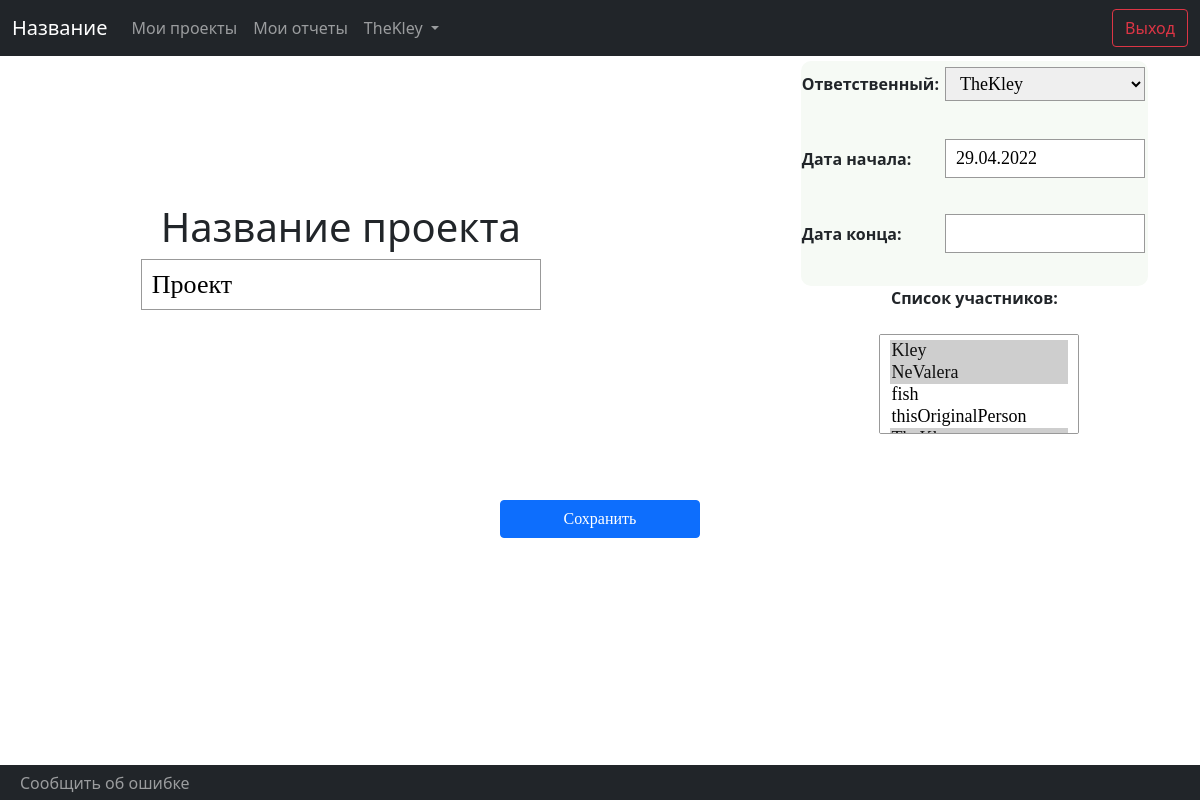
Before: /TeleBot/project/4/change/ (signed in) with the older database file.
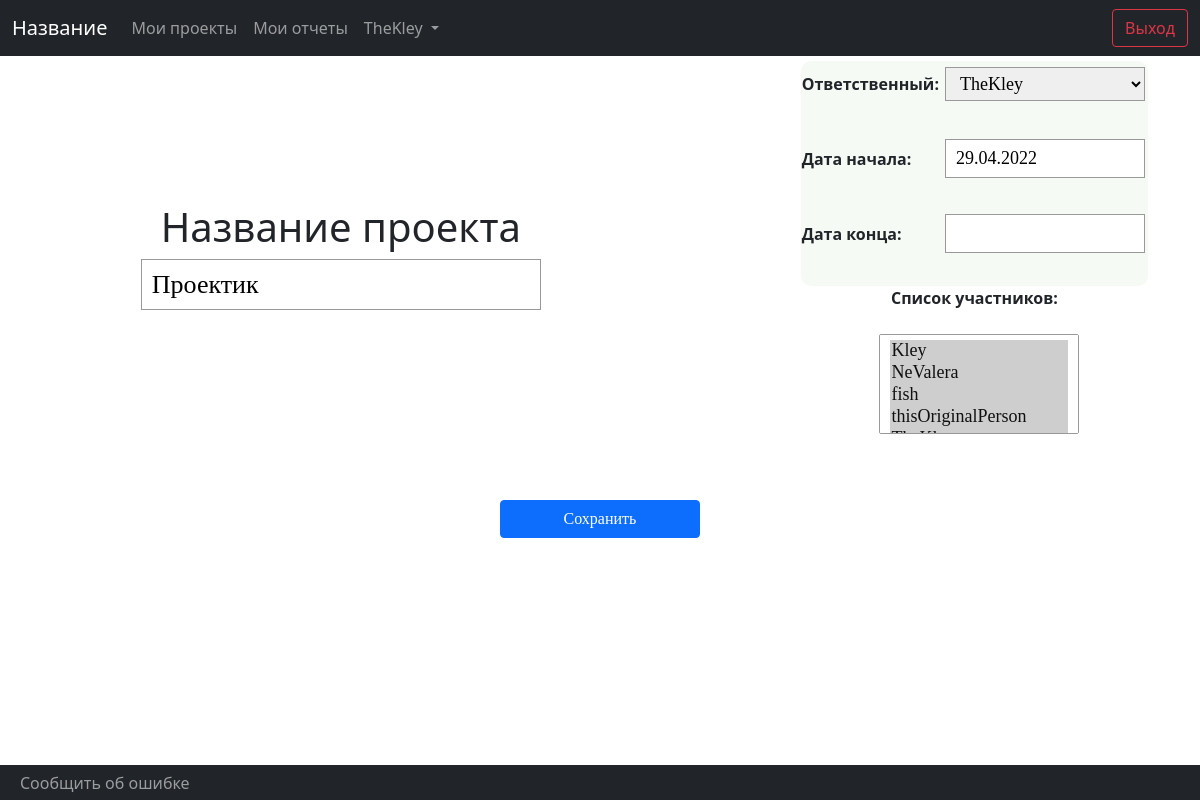
After: the same page with the newer database file.
### Projects/models.py (models this page shows, shortened)
class Project(models.Model):
	name = models.TextField(unique = True, max_length=200)
	start_date = models.DateField(default = datetime.now, null=True, blank=True)
	end_date = models.DateField(null=True, blank=True)
	users = models.ManyToManyField(User)
	responsible_user = models.ForeignKey(User, related_name="responsible", on_delete=models.SET_NULL, null=True)

### Projects/views.py (the view)
# urls.py: urlpatterns += [re_path(r'^project/(?P<pk>\d+)/change/$', Projects.views.project_change, name = "project-change")]
@user_passes_test(User.is_verified)
def project_change(request, pk):
	try:
		project=Project.objects.get(pk=pk)
	except Project.DoesNotExist:
		raise Http404("Такого персонажа не существует!")
	if request.user.is_staff or request.user == project.responsible_user:
		if request.method == 'POST':
			form = ProjectModelForm(request.POST, instance=project)
			if form.is_valid():
				print("i am here")
				project.name = form.cleaned_data['name']
				for user in form.cleaned_data['users']:
					project.users.add(user)
				project.responsible_user = form.cleaned_data['responsible_user']
				if project.responsible_user not in form.cleaned_data['users']:
					project.users.add(project.responsible_user)
				project.start_date = form.cleaned_data['start_date']
				project.end_date = form.cleaned_data['end_date']
				project.save()
				return HttpResponseRedirect(reverse('project-detail', args=[project.pk]))
			print("Ya ne tam")
		else:
			form = ProjectModelForm(instance=project)
	else:
		return HttpResponseRedirect(reverse('projects'))
	return render(request, 'Projects/project_form.html', context = {'available_users': User.objects.all().filter(is_active=True), 'selected_users': project.users.all(), 'form': form})

### Projects/forms.py
class ProjectModelForm(ModelForm):
	class Meta:
		model = Project
		fields = '__all__'

### Users/models.py (called while the page is built)
	def __str__(self):
		return self.username

	def get_absolute_url(self):
		return reverse('user-detail', args=[str(self.telegram_id)])

	def is_verified(self):
		return (self.is_active) or (self.is_staff)

### TeleBot/templates/Projects/project_form.html (shortened to what this page needs)
{% extends "index.html" %}
{% load static %}
{% block content %}
  <link href="https://cdn.jsdelivr.net/npm/bootstrap@5.1.3/dist/css/bootstrap.min.css" rel="stylesheet">
    <form action="" method="post">
		<table class="empty" align = center width = 100% >
			<tr class="empty">
				<td class="empty" width = 55% align = center>
					<h1 align = center>Название проекта</h1>
					<input type="text" name="name" maxlength="200" required="" id="id_name" class = "project" value={%if form.name.value %} {{form.name.value}} {% endif %}>
				</td>
				<td class="empty" width ="10%"></td>
				<td class="empty" width ="35%">
					<table class="empty" align=center  style="background:#f6faf5;border-radius: 10px;">
						<tr class="empty" height="45px">
							<td><b>Ответственный: </b></td><td>{{form.responsible_user}} </select></td>
						</tr>
                        <tr class="empty" height="30px"><td></td>
                        <td>{{form.responsible_user.errors}}</td>
                        </tr>
						<tr class="empty" height ="45px">
							<td><b>Дата начала:</b></td><td>{{form.start_date}}</td>
						</tr>
                        <tr class="empty" height="30px"><td></td>
                        <td>{{form.start_date.errors}}</td>
                        </tr>
						<tr class="empty" height = "45px">
							<td><b>Дата конца:</b></td><td>{{form.end_date}}</td>
                            <td></td>
						</tr>
                        <tr class="empty" height="30px"><td></td>
                        <td>{{form.end_date.errors}}</td>
                        </tr>
					</table>
					<p align=center><strong>Список участников:</strong><br><br>
					{{form.users}}{{form.users.errors}}
				</td>
			</tr>
		</table>
		<br>
		<p align=center>
        <input class="btn btn-primary" type="submit" value= {%if form.name.value %} "Сохранить" {% else %} "Добавить" {% endif %}/>
    </form>
{% endblock %}

Changed rows visible on the page:
changed Project "TheKley": name "Проект" → "Проектик"
Other visible differences:
form field users: "Kley ☑ / NeValera ☑ / fish / thisOriginalPerson" → "Kley ☑ / NeValera ☑ / fish ☑ / thisOriginalPerson ☑"
